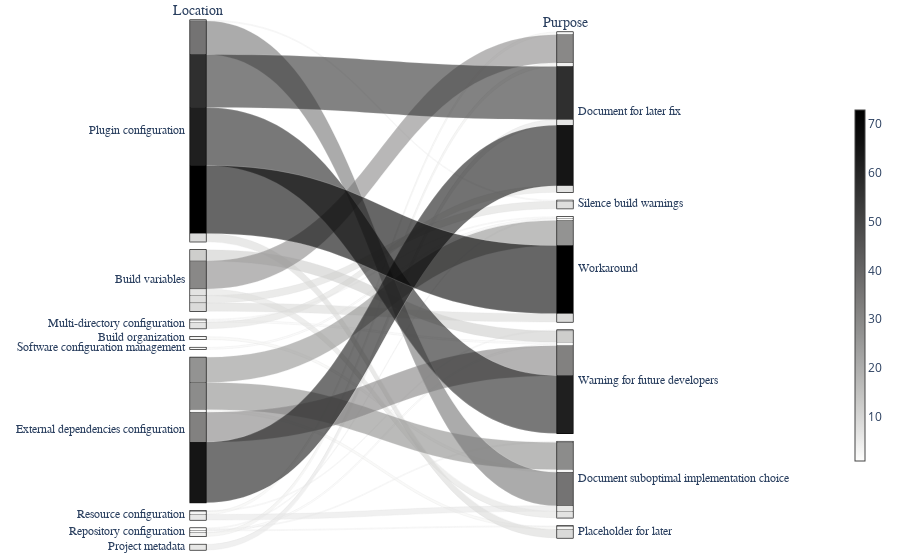

Notebook cell for this chart:
### Code cell
# Draw location-purpose diagram 
import plotly.graph_objects as go

color = df.location_purpose;


fig = go.Figure(data = [go.Parcats(
        dimensions=[
        {'label': 'Location',
         'values': df['Location']},
        {'label': 'Purpose',
         'values': df['Purpose']}],
        line={'shape': 'hspline',
              'color' : color ,'colorscale' : 'gray', 'reversescale' : True, 'showscale': True, 
              'colorbar': {'thickness': 10, 'x': 1.5, 'len': 0.7}},
        hoveron='color', hoverinfo='count+probability',
        labelfont={'size': 14, 'family': 'Times'},
        tickfont={'size': 12, 'family': 'Times'},

        arrangement='freeform')])

fig.update_layout(
    margin=dict(
        l=150,
        r=150,
        b=10,
        t=20,
        pad=0
    )
)

fig.show()

### Figure 1 — Plotly figure (JSON) as saved in the notebook; plotly's stock layout.template omitted (floating-point values rounded to 4 significant figures; data arrays with more than 128 entries replaced by an {"elided": "..."} marker saying what was removed)
{"data": [{"arrangement": "freeform", "dimensions": [{"label": "Location", "values": {"elided": "500 str values"}}, {"label": "Purpose", "values": {"elided": "500 str values"}}], "hoverinfo": "count+probability", "hoveron": "color", "labelfont": {"family": "Times", "size": 14}, "line": {"color": {"elided": "500 int values"}, "colorbar": {"len": 0.7, "thickness": 10, "x": 1.5}, "colorscale": [[0, "rgb(0, 0, 0)"], [0.09091, "rgb(16, 16, 16)"], [0.1818, "rgb(38, 38, 38)"], [0.2727, "rgb(59, 59, 59)"], [0.3636, "rgb(81, 80, 80)"], [0.4545, "rgb(102, 101, 101)"], [0.5455, "rgb(124, 123, 122)"], [0.6364, "rgb(146, 146, 145)"], [0.7273, "rgb(171, 171, 170)"], [0.8182, "rgb(197, 197, 195)"], [0.9091, "rgb(224, 224, 223)"], [1, "rgb(254, 254, 253)"]], "reversescale": true, "shape": "hspline", "showscale": true}, "tickfont": {"family": "Times", "size": 12}, "type": "parcats"}], "layout": {"margin": {"b": 10, "l": 150, "pad": 0, "r": 150, "t": 20}}}
